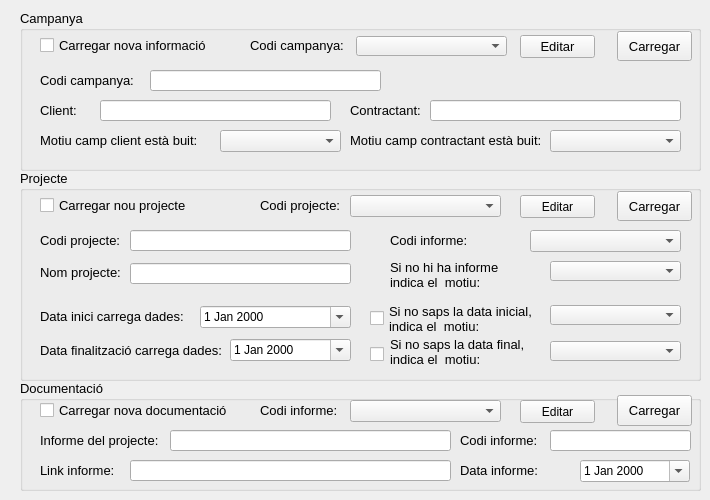
   <widget class="QWidget" name="tab">
    <attribute name="title">
     <string>Carregar nova informació</string>
    </attribute>
    <widget class="QGroupBox" name="Documentacion">
     <property name="geometry">
      <rect>
       <x>20</x>
       <y>380</y>
       <width>681</width>
       <height>111</height>
      </rect>
     </property>
     <property name="palette">
      <palette>
       <active>
        <colorrole role="Base">
         <brush brushstyle="SolidPattern">
          <color alpha="255">
           <red>255</red>
           <green>255</green>
           <blue>255</blue>
          </color>
         </brush>
        </colorrole>
        <colorrole role="Window">
         <brush brushstyle="SolidPattern">
          <color alpha="255">
           <red>0</red>
           <green>0</green>
           <blue>0</blue>
          </color>
         </brush>
        </colorrole>
       </active>
       <inactive>
        <colorrole role="Base">
         <brush brushstyle="SolidPattern">
          <color alpha="255">
           <red>255</red>
           <green>255</green>
           <blue>255</blue>
          </color>
         </brush>
        </colorrole>
        <colorrole role="Window">
         <brush brushstyle="SolidPattern">
          <color alpha="255">
           <red>0</red>
           <green>0</green>
           <blue>0</blue>
          </color>
         </brush>
        </colorrole>
       </inactive>
       <disabled>
        <colorrole role="Base">
         <brush brushstyle="SolidPattern">
          <color alpha="255">
           <red>0</red>
           <green>0</green>
           <blue>0</blue>
          </color>
         </brush>
        </colorrole>
        <colorrole role="Window">
         <brush brushstyle="SolidPattern">
          <color alpha="255">
           <red>0</red>
           <green>0</green>
           <blue>0</blue>
          </color>
         </brush>
        </colorrole>
       </disabled>
      </palette>
     </property>
     <property name="font">
      <font>
       <pointsize>10</pointsize>
       <weight>50</weight>
       <bold>false</bold>
      </font>
     </property>
     <property name="styleSheet">
      <string notr="true">QgroupBox groupBox{
background-color: rgb(0,0,0);
border: 10 px solid gray;
border-color: rgb(255, 255, 255);
}</string>
     </property>
     <property name="title">
      <string>Documentació</string>
     </property>
     <widget class="QCheckBox" name="cBdocumentacio">
      <property name="geometry">
       <rect>
        <x>20</x>
        <y>20</y>
        <width>191</width>
        <height>20</height>
       </rect>
      </property>
      <property name="font">
       <font>
        <pointsize>10</pointsize>
        <weight>50</weight>
        <bold>false</bold>
       </font>
      </property>
      <property name="text">
       <string>Carregar nova documentació</string>
      </property>
     </widget>
     <widget class="QLabel" name="label_21">
      <property name="geometry">
       <rect>
        <x>240</x>
        <y>20</y>
        <width>91</width>
        <height>21</height>
       </rect>
      </property>
      <property name="font">
       <font>
        <pointsize>10</pointsize>
       </font>
      </property>
      <property name="text">
       <string>Codi informe:</string>
      </property>
     </widget>
     <widget class="QComboBox" name="CBshortnamedoccit">
      <property name="geometry">
       <rect>
        <x>330</x>
        <y>20</y>
        <width>151</width>
        <height>22</height>
       </rect>
      </property>
     </widget>
     <widget class="QPushButton" name="pBloaddoc">
      <property name="geometry">
       <rect>
        <x>597</x>
        <y>15</y>
        <width>75</width>
        <height>31</height>
       </rect>
      </property>
      <property name="font">
       <font>
        <pointsize>10</pointsize>
       </font>
      </property>
      <property name="text">
       <string>Carregar</string>
      </property>
     </widget>
     <widget class="QLineEdit" name="QLEname">
      <property name="geometry">
       <rect>
        <x>150</x>
        <y>50</y>
        <width>281</width>
        <height>21</height>
       </rect>
      </property>
     </widget>
     <widget class="QLabel" name="label_8">
      <property name="geometry">
       <rect>
        <x>20</x>
        <y>50</y>
        <width>121</width>
        <height>21</height>
       </rect>
      </property>
      <property name="font">
       <font>
        <pointsize>10</pointsize>
       </font>
      </property>
      <property name="text">
       <string>Informe del projecte:</string>
      </property>
     </widget>
     <widget class="QLabel" name="label_11">
      <property name="geometry">
       <rect>
        <x>20</x>
        <y>80</y>
        <width>91</width>
        <height>21</height>
       </rect>
      </property>
      <property name="font">
       <font>
        <pointsize>10</pointsize>
       </font>
      </property>
      <property name="text">
       <string>Link informe:</string>
      </property>
     </widget>
     <widget class="QLineEdit" name="QLElink">
      <property name="geometry">
       <rect>
        <x>110</x>
        <y>80</y>
        <width>321</width>
        <height>21</height>
       </rect>
      </property>
      <property name="sizePolicy">
       <sizepolicy hsizetype="Expanding" vsizetype="Expanding">
        <horstretch>0</horstretch>
        <verstretch>0</verstretch>
       </sizepolicy>
      </property>
     </widget>
     <widget class="QLabel" name="label_9">
      <property name="geometry">
       <rect>
        <x>440</x>
        <y>50</y>
        <width>91</width>
        <height>21</height>
       </rect>
      </property>
      <property name="font">
       <font>
        <pointsize>10</pointsize>
       </font>
      </property>
      <property name="text">
       <string>Codi informe:</string>
      </property>
     </widget>
     <widget class="QLineEdit" name="QLEshortname">
      <property name="geometry">
       <rect>
        <x>530</x>
        <y>50</y>
        <width>141</width>
        <height>21</height>
       </rect>
      </property>
     </widget>
     <widget class="QLabel" name="label_10">
      <property name="geometry">
       <rect>
        <x>440</x>
        <y>80</y>
        <width>91</width>
        <height>21</height>
       </rect>
      </property>
      <property name="font">
       <font>
        <pointsize>10</pointsize>
       </font>
      </property>
      <property name="text">
       <string>Data informe:</string>
      </property>
     </widget>
     <widget class="QDateEdit" name="dateEdit">
      <property name="geometry">
       <rect>
        <x>560</x>
        <y>80</y>
        <width>110</width>
        <height>22</height>
       </rect>
      </property>
      <property name="calendarPopup">
       <bool>true</bool>
      </property>
     </widget>
     <widget class="QPushButton" name="docedit">
      <property name="geometry">
       <rect>
        <x>500</x>
        <y>20</y>
        <width>75</width>
        <height>23</height>
       </rect>
      </property>
      <property name="text">
       <string>Editar</string>
      </property>
     </widget>
    </widget>
    <widget class="QGroupBox" name="Projecte">
     <property name="geometry">
      <rect>
       <x>20</x>
       <y>170</y>
       <width>681</width>
       <height>211</height>
      </rect>
     </property>
     <property name="palette">
      <palette>
       <active>
        <colorrole role="Base">
         <brush brushstyle="SolidPattern">
          <color alpha="255">
           <red>255</red>
           <green>255</green>
           <blue>255</blue>
          </color>
         </brush>
        </colorrole>
        <colorrole role="Window">
         <brush brushstyle="SolidPattern">
          <color alpha="255">
           <red>0</red>
           <green>0</green>
           <blue>0</blue>
          </color>
         </brush>
        </colorrole>
       </active>
       <inactive>
        <colorrole role="Base">
         <brush brushstyle="SolidPattern">
          <color alpha="255">
           <red>255</red>
           <green>255</green>
           <blue>255</blue>
          </color>
         </brush>
        </colorrole>
        <colorrole role="Window">
         <brush brushstyle="SolidPattern">
          <color alpha="255">
           <red>0</red>
           <green>0</green>
           <blue>0</blue>
          </color>
         </brush>
        </colorrole>
       </inactive>
       <disabled>
        <colorrole role="Base">
         <brush brushstyle="SolidPattern">
          <color alpha="255">
           <red>0</red>
           <green>0</green>
           <blue>0</blue>
          </color>
         </brush>
        </colorrole>
        <colorrole role="Window">
         <brush brushstyle="SolidPattern">
          <color alpha="255">
           <red>0</red>
           <green>0</green>
           <blue>0</blue>
          </color>
         </brush>
        </colorrole>
       </disabled>
      </palette>
     </property>
     <property name="font">
      <font>
       <pointsize>10</pointsize>
       <weight>50</weight>
       <bold>false</bold>
      </font>
     </property>
     <property name="styleSheet">
      <string notr="true">QgroupBox groupBox{
background-color: rgb(0,0,0);
border: 10 px solid gray;
border-color: rgb(255, 255, 255);
}</string>
     </property>
     <property name="title">
      <string>Projecte</string>
     </property>
     <widget class="QCheckBox" name="cBgeocol">
      <property name="geometry">
       <rect>
        <x>20</x>
        <y>25</y>
        <width>191</width>
        <height>20</height>
       </rect>
      </property>
      <property name="font">
       <font>
        <pointsize>10</pointsize>
        <weight>50</weight>
        <bold>false</bold>
       </font>
      </property>
      <property name="text">
       <string>Carregar nou projecte</string>
      </property>
     </widget>
     <widget class="QLabel" name="label_22">
      <property name="geometry">
       <rect>
        <x>240</x>
        <y>25</y>
        <width>91</width>
        <height>21</height>
       </rect>
      </property>
      <property name="font">
       <font>
        <pointsize>10</pointsize>
       </font>
      </property>
      <property name="text">
       <string>Codi projecte:</string>
      </property>
     </widget>
     <widget class="QComboBox" name="CBgeocol">
      <property name="geometry">
       <rect>
        <x>330</x>
        <y>25</y>
        <width>151</width>
        <height>22</height>
       </rect>
      </property>
     </widget>
     <widget class="QPushButton" name="pBloadgeocol">
      <property name="geometry">
       <rect>
        <x>597</x>
        <y>21</y>
        <width>75</width>
        <height>30</height>
       </rect>
      </property>
      <property name="font">
       <font>
        <pointsize>10</pointsize>
       </font>
      </property>
      <property name="text">
       <string>Carregar</string>
      </property>
     </widget>
     <widget class="QLabel" name="label_23">
      <property name="geometry">
       <rect>
        <x>20</x>
        <y>60</y>
        <width>91</width>
        <height>21</height>
       </rect>
      </property>
      <property name="font">
       <font>
        <pointsize>10</pointsize>
       </font>
      </property>
      <property name="text">
       <string>Codi projecte:</string>
      </property>
     </widget>
     <widget class="QLabel" name="label_24">
      <property name="geometry">
       <rect>
        <x>20</x>
        <y>92</y>
        <width>91</width>
        <height>21</height>
       </rect>
      </property>
      <property name="font">
       <font>
        <pointsize>10</pointsize>
       </font>
      </property>
      <property name="text">
       <string>Nom projecte:</string>
      </property>
     </widget>
     <widget class="QLabel" name="label_25">
      <property name="geometry">
       <rect>
        <x>370</x>
        <y>60</y>
        <width>91</width>
        <height>21</height>
       </rect>
      </property>
      <property name="font">
       <font>
        <pointsize>10</pointsize>
       </font>
      </property>
      <property name="text">
       <string>Codi informe:</string>
      </property>
     </widget>
     <widget class="QComboBox" name="CBsprojdoccit">
      <property name="geometry">
       <rect>
        <x>510</x>
        <y>60</y>
        <width>151</width>
        <height>22</height>
       </rect>
      </property>
     </widget>
     <widget class="QLabel" name="label_26">
      <property name="geometry">
       <rect>
        <x>20</x>
        <y>136</y>
        <width>161</width>
        <height>21</height>
       </rect>
      </property>
      <property name="font">
       <font>
        <pointsize>10</pointsize>
       </font>
      </property>
      <property name="text">
       <string>Data inici carrega dades:</string>
      </property>
     </widget>
     <widget class="QLabel" name="label_27">
      <property name="geometry">
       <rect>
        <x>20</x>
        <y>170</y>
        <width>191</width>
        <height>21</height>
       </rect>
      </property>
      <property name="font">
       <font>
        <pointsize>10</pointsize>
       </font>
      </property>
      <property name="text">
       <string>Data finalització carrega dades:</string>
      </property>
     </widget>
     <widget class="QLabel" name="label_28">
      <property name="geometry">
       <rect>
        <x>370</x>
        <y>166</y>
        <width>151</width>
        <height>31</height>
       </rect>
      </property>
      <property name="font">
       <font>
        <pointsize>10</pointsize>
       </font>
      </property>
      <property name="text">
       <string>Si no saps la data final, 
indica el  motiu:</string>
      </property>
     </widget>
     <widget class="QDateEdit" name="datepojectinit">
      <property name="geometry">
       <rect>
        <x>180</x>
        <y>136</y>
        <width>151</width>
        <height>22</height>
       </rect>
      </property>
      <property name="calendarPopup">
       <bool>true</bool>
      </property>
     </widget>
     <widget class="QLineEdit" name="QLEprojectcodi">
      <property name="geometry">
       <rect>
        <x>110</x>
        <y>60</y>
        <width>221</width>
        <height>21</height>
       </rect>
      </property>
     </widget>
     <widget class="QLineEdit" name="QLEprojectname">
      <property name="geometry">
       <rect>
        <x>110</x>
        <y>93</y>
        <width>221</width>
        <height>21</height>
       </rect>
      </property>
     </widget>
     <widget class="QDateEdit" name="datepojectfin">
      <property name="geometry">
       <rect>
        <x>210</x>
        <y>169</y>
        <width>121</width>
        <height>22</height>
       </rect>
      </property>
      <property name="calendarPopup">
       <bool>true</bool>
      </property>
     </widget>
     <widget class="QComboBox" name="CBprojecvoid">
      <property name="geometry">
       <rect>
        <x>530</x>
        <y>171</y>
        <width>131</width>
        <height>20</height>
       </rect>
      </property>
     </widget>
     <widget class="QCheckBox" name="checkBoxprojectedate">
      <property name="geometry">
       <rect>
        <x>350</x>
        <y>176</y>
        <width>70</width>
        <height>17</height>
       </rect>
      </property>
      <property name="text">
       <string/>
      </property>
     </widget>
     <widget class="QLabel" name="label_31">
      <property name="geometry">
       <rect>
        <x>370</x>
        <y>89</y>
        <width>151</width>
        <height>31</height>
       </rect>
      </property>
      <property name="font">
       <font>
        <pointsize>10</pointsize>
       </font>
      </property>
      <property name="text">
       <string>Si no hi ha informe 
indica el  motiu:</string>
      </property>
     </widget>
     <widget class="QComboBox" name="CBinformevoid">
      <property name="geometry">
       <rect>
        <x>530</x>
        <y>91</y>
        <width>131</width>
        <height>20</height>
       </rect>
      </property>
     </widget>
     <widget class="QPushButton" name="geocoledit">
      <property name="geometry">
       <rect>
        <x>500</x>
        <y>25</y>
        <width>75</width>
        <height>23</height>
       </rect>
      </property>
      <property name="text">
       <string>Editar</string>
      </property>
     </widget>
     <widget class="QCheckBox" name="checkBoxprojectedate2">
      <property name="geometry">
       <rect>
        <x>350</x>
        <y>140</y>
        <width>70</width>
        <height>17</height>
       </rect>
      </property>
      <property name="text">
       <string/>
      </property>
     </widget>
     <widget class="QLabel" name="label_43">
      <property name="geometry">
       <rect>
        <x>369</x>
        <y>133</y>
        <width>151</width>
        <height>31</height>
       </rect>
      </property>
      <property name="font">
       <font>
        <pointsize>10</pointsize>
       </font>
      </property>
      <property name="text">
       <string>Si no saps la data inicial, 
indica el  motiu:</string>
      </property>
     </widget>
     <widget class="QComboBox" name="CBprojecvoid2">
      <property name="geometry">
       <rect>
        <x>530</x>
        <y>135</y>
        <width>131</width>
        <height>20</height>
       </rect>
      </property>
     </widget>
    </widget>
    <widget class="QGroupBox" name="campana">
     <property name="geometry">
      <rect>
       <x>20</x>
       <y>10</y>
       <width>681</width>
       <height>161</height>
      </rect>
     </property>
     <property name="font">
      <font>
       <pointsize>10</pointsize>
       <weight>50</weight>
       <bold>false</bold>
      </font>
     </property>
     <property name="title">
      <string>Campanya</string>
     </property>
     <widget class="QComboBox" name="CBcontractor_void">
      <property name="geometry">
       <rect>
        <x>530</x>
        <y>120</y>
        <width>131</width>
        <height>22</height>
       </rect>
      </property>
     </widget>
     <widget class="QComboBox" name="CBclient_void">
      <property name="geometry">
       <rect>
        <x>200</x>
        <y>120</y>
        <width>121</width>
        <height>22</height>
       </rect>
      </property>
     </widget>
     <widget class="QLabel" name="label_20">
      <property name="geometry">
       <rect>
        <x>20</x>
        <y>120</y>
        <width>171</width>
        <height>21</height>
       </rect>
      </property>
      <property name="font">
       <font>
        <pointsize>10</pointsize>
       </font>
      </property>
      <property name="text">
       <string>Motiu camp client està buit:</string>
      </property>
     </widget>
     <widget class="QLabel" name="label_19">
      <property name="geometry">
       <rect>
        <x>330</x>
        <y>120</y>
        <width>211</width>
        <height>21</height>
       </rect>
      </property>
      <property name="font">
       <font>
        <pointsize>10</pointsize>
       </font>
      </property>
      <property name="text">
       <string>Motiu camp contractant està buit:</string>
      </property>
     </widget>
     <widget class="QLineEdit" name="QLEcontractor">
      <property name="geometry">
       <rect>
        <x>410</x>
        <y>90</y>
        <width>251</width>
        <height>21</height>
       </rect>
      </property>
     </widget>
     <widget class="QLabel" name="label_15">
      <property name="geometry">
       <rect>
        <x>330</x>
        <y>90</y>
        <width>81</width>
        <height>21</height>
       </rect>
      </property>
      <property name="font">
       <font>
        <pointsize>10</pointsize>
       </font>
      </property>
      <property name="text">
       <string>Contractant:</string>
      </property>
     </widget>
     <widget class="QLineEdit" name="QLEclient">
      <property name="geometry">
       <rect>
        <x>80</x>
        <y>90</y>
        <width>231</width>
        <height>21</height>
       </rect>
      </property>
     </widget>
     <widget class="QLabel" name="label_14">
      <property name="geometry">
       <rect>
        <x>20</x>
        <y>90</y>
        <width>51</width>
        <height>21</height>
       </rect>
      </property>
      <property name="font">
       <font>
        <pointsize>10</pointsize>
       </font>
      </property>
      <property name="text">
       <string>Client:</string>
      </property>
     </widget>
     <widget class="QCheckBox" name="cBcampanya">
      <property name="geometry">
       <rect>
        <x>20</x>
        <y>25</y>
        <width>171</width>
        <height>20</height>
       </rect>
      </property>
      <property name="font">
       <font>
        <pointsize>10</pointsize>
        <weight>50</weight>
        <bold>false</bold>
       </font>
      </property>
      <property name="text">
       <string>Carregar nova informació</string>
      </property>
     </widget>
     <widget class="QLabel" name="label_29">
      <property name="geometry">
       <rect>
        <x>230</x>
        <y>25</y>
        <width>101</width>
        <height>21</height>
       </rect>
      </property>
      <property name="font">
       <font>
        <pointsize>10</pointsize>
       </font>
      </property>
      <property name="text">
       <string>Codi campanya:</string>
      </property>
     </widget>
     <widget class="QLabel" name="label_30">
      <property name="geometry">
       <rect>
        <x>20</x>
        <y>60</y>
        <width>101</width>
        <height>21</height>
       </rect>
      </property>
      <property name="font">
       <font>
        <pointsize>10</pointsize>
        <weight>50</weight>
        <bold>false</bold>
       </font>
      </property>
      <property name="text">
       <string>Codi campanya:</string>
      </property>
     </widget>
     <widget class="QComboBox" name="CBcamp">
      <property name="geometry">
       <rect>
        <x>336</x>
        <y>26</y>
        <width>151</width>
        <height>20</height>
       </rect>
      </property>
     </widget>
     <widget class="QPushButton" name="pBloadcamp">
      <property name="geometry">
       <rect>
        <x>597</x>
        <y>21</y>
        <width>75</width>
        <height>30</height>
       </rect>
      </property>
      <property name="font">
       <font>
        <pointsize>10</pointsize>
       </font>
      </property>
      <property name="text">
       <string>Carregar</string>
      </property>
     </widget>
     <widget class="QLineEdit" name="QLEcampname">
      <property name="geometry">
       <rect>
        <x>130</x>
        <y>60</y>
        <width>231</width>
        <height>21</height>
       </rect>
      </property>
     </widget>
     <widget class="QPushButton" name="campedit">
      <property name="geometry">
       <rect>
        <x>500</x>
        <y>25</y>
        <width>75</width>
        <height>23</height>
       </rect>
      </property>
      <property name="text">
       <string>Editar</string>
      </property>
     </widget>
    </widget>
   </widget>
